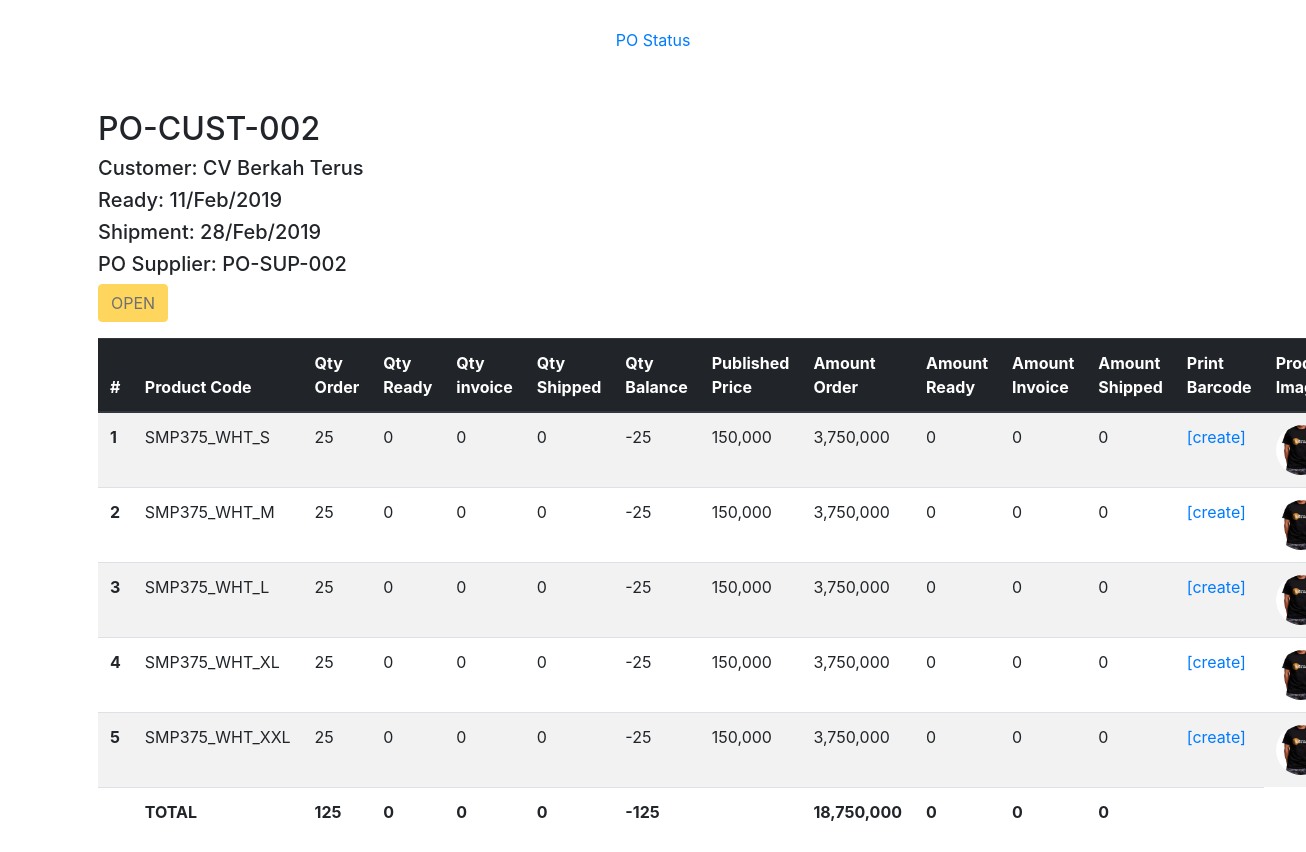
The app's page /masterdata/detail/7 with its own data.
### masterdata/models.py (models this page shows, shortened)
class PoOrder(models.Model):
	created_at = models.DateTimeField(auto_now_add=True)
	customer = models.ForeignKey(Customer)
	po_supplier = models.CharField(max_length=50, unique=True)
	po_customer = models.CharField(max_length=50, unique=True)
	ready_date = models.DateTimeField()
	shipment_date = models.DateTimeField()
	status = models.CharField(
		max_length=10,
		choices=PO_STATUS,
		default='open'
	)
	edited_at = models.DateTimeField(auto_now=True)
	class Meta:
		verbose_name = 'PO Order'

class third_party_data(models.Model):
	since = models.DateTimeField(auto_now_add=True)
	name = models.CharField(max_length=150, unique=True)
	name_id = models.CharField(
		max_length=200,
		unique=True,
		help_text='All lowercase and no space'
	)
	contact_person = models.CharField(max_length=100)
	address = models.TextField()
	phone = models.CharField(max_length=50)
	email = models.EmailField(max_length=150, unique=True)
	is_active = models.BooleanField(default=True, help_text='Check if active')
	class Meta:
		abstract = True

class Customer(third_party_data):
	brand_name = models.CharField(
		max_length=150,
		blank=True,
		help_text='If no brand, could be empty'
	)

class ProductPo(models.Model):
	po_order = models.ForeignKey(PoOrder)
	code = models.ForeignKey(Product)
	qty_order = models.IntegerField(blank=False)
	qty_ready = models.IntegerField(default=0)
	qty_invoice = models.IntegerField(default=0)
	qty_shipped = models.IntegerField(default=0)
	class Meta:
		verbose_name = 'Product PO'

class Product(models.Model):
	created_at = models.DateTimeField(auto_now_add=True)
	no = models.CharField(
		max_length=100,
		help_text='Unique master code for all sizes and colors, example: MSN001'
	)
	code = models.CharField(
		max_length=100,
		unique=True,
		help_text='Unique product code with size and color codes, example: MSN001_BLK_XL'
	)
	name = models.CharField(max_length=200, help_text='Product name')
	description = models.TextField()
	size = models.CharField(max_length=20)
	color = models.CharField(max_length=20)
	category = models.CharField(max_length=100)
	collection = models.CharField(max_length=150, blank=True)
	supplier = models.ForeignKey(Supplier, to_field='name_id')
	brand_name = models.CharField(max_length=150, blank=True)
	prod_price = models.IntegerField(default=0, help_text='Production price')
	pub_price = models.IntegerField(default=0)
	retail_price = models.IntegerField(default=0)
	is_active = models.BooleanField(default=True, help_text='Check if active')
	edited_at = models.DateTimeField(auto_now=True)
	image = models.ImageField(default='images/noimage.jpg', upload_to='images')
	class Meta:
		verbose_name = 'Master Product'
		ordering = ['code']

### masterdata/views.py (the view)
# urls.py: url(r'^detail/(?P<pk>\d+)$', views.po_detail, name='detail'),
def po_detail(request, pk):
	po_products = ProductPo.objects.filter(po_order=pk)
	total_qty_order = 0
	total_qty_ready = 0
	total_qty_invoice = 0
	total_qty_shipped = 0
	total_amount_order = 0
	total_amount_ready = 0
	total_amount_invoice = 0
	total_amount_shipped = 0
	total_amount_profit = 0
	po_numbers = ''
	po_customer = ''
	ready_date = ''
	shipment_date = ''
	po_supplier = ''
	po_status = ''
	for product in po_products:
		total_qty_order += product.qty_order
		total_qty_ready += product.qty_ready
		total_qty_invoice += product.qty_invoice
		total_qty_shipped += product.qty_shipped
		po_numbers = product.po_order.po_customer
		po_customer = product.po_order.customer.name
		ready_date = product.po_order.ready_date
		shipment_date = product.po_order.shipment_date
		po_supplier = product.po_order.po_supplier
		po_status = product.po_order.status
		total_amount_order += (product.code.pub_price * product.qty_order)
		total_amount_ready += (product.code.pub_price * product.qty_ready)
		total_amount_invoice += (product.code.pub_price * product.qty_invoice)
		total_amount_shipped += (product.code.pub_price * product.qty_shipped)
		total_amount_profit += (product.code.prod_price * product.qty_shipped)
	context = {
		'page_title': 'PO Detail',
		'po_products': po_products,
		'total_qty_order': total_qty_order,
		'total_qty_ready': total_qty_ready,
		'total_qty_invoice': total_qty_invoice,
		'total_qty_shipped': total_qty_shipped,
		'total_amount_profit': total_amount_profit,
		'prod_id': pk,
		'po_numbers': po_numbers,
		'po_customer': po_customer,
		'ready_date': ready_date,
		'shipment_date': shipment_date,
		'po_supplier': po_supplier,
		'po_status': po_status,
		'total_amount_order': total_amount_order,
		'total_amount_ready': total_amount_ready,
		'total_amount_invoice': total_amount_invoice,
		'total_amount_shipped': total_amount_shipped,
	}
	return render(request, 'masterdata/po_detail.html', context)

### masterdata/templatetags/masterdata_extras.py (called while the page is built)
@register.filter('subtract')
def subtract(value, arg):
	return value - arg

@register.filter('multiply')
def multiply(value, arg):
	return value * arg

### masterdata/templates/masterdata/po_detail.html (shortened to what this page needs)
{% extends "layout.html" %}
{% load masterdata_extras %}
{% load humanize %}
{% block content %}
	<h2>{{ po_numbers }}</h2>
	<h5>Customer: {{ po_customer }}</h5>
	<h5>Ready: {{ ready_date|date:"d/M/Y" }}</h5>
	<h5>Shipment: {{ shipment_date|date:"d/M/Y" }}</h5>
	<h5>PO Supplier: {{ po_supplier }}</h5>
	{% if po_status == 'completed' %}
	<p>
		<button type="button" class="btn btn-success" disabled>{{ po_status|upper }}</button>
	</p>
	{% else %}
		{% if user.is_authenticated %}
			<p align="left">
			<button type="button" class="btn btn-warning" data-toggle="modal" data-target="#exampleModalCenter" {% if total_qty_invoice == 0 %}disabled {% else %} {% endif %} >
			  Invoice this PO
			</button>
			<div class="modal fade" id="exampleModalCenter" tabindex="-1" role="dialog" aria-labelledby="exampleModalCenterTitle" aria-hidden="true">
			  <div class="modal-dialog modal-dialog-centered" role="document">
			    <div class="modal-content">
			      <div class="modal-header">
			        <h5 class="modal-title" id="exampleModalLongTitle">Confirmation</h5>
			        <button type="button" class="close" data-dismiss="modal" aria-label="Close">
			          <span aria-hidden="true">&times;</span>
			        </button>
			      </div>
			      <div class="modal-body">
			        Are you sure you want to invoice this PO?
			      </div>
			      <div class="modal-footer">
			        <button type="button" class="btn btn-secondary" data-dismiss="modal">Cancel</button>
			        <a href="{% url 'masterdata:invoice' pk=prod_id %}"><button type="button" class="btn btn-primary">Yes I am sure</button></a>
			      </div>
			    </div>
			  </div>
			</div>
			</p>
		{% else %}
			<p>
				<button type="button" class="btn btn-warning" disabled>{{ po_status|upper }}</button>
			</p>
		{%endif %}
	{% endif %}
	<div class="table-responsive-md">
		<table class="table table-striped">
			<thead class="thead-dark">
				<tr>
					<th scope="col">#</th>
					<th scope="col">Product Code</th>
					<th scope="col">Qty Order</th>
					<th scope="col">Qty Ready</th>
					<th scope="col">Qty invoice</th>
					<th scope="col">Qty Shipped</th>
					<th scope="col">Qty Balance</th>
					<th scope="col">Published Price</th>
					<th scope="col">Amount Order</th>
					<th scope="col">Amount Ready</th>
					<th scope="col">Amount Invoice</th>
					<th scope="col">Amount Shipped</th>
					<th scope="col">Print Barcode</th>
					<th scope="col">Product Image</th>
				</tr>
			</thead>
			<tbody>
			{% for product in po_products  %}
				<tr>
					<th scope="row">{{ forloop.counter }}</th>
					<td>{{ product.code.code }}</td>
					<td>{{ product.qty_order|intcomma }}</td>
					<td>{{ product.qty_ready|intcomma }}</td>
					<td>{{ product.qty_invoice|intcomma }}</td>
					<td>{{ product.qty_shipped|intcomma }}</td>
					<td>{{ product.qty_shipped|subtract:product.qty_order|intcomma }}</td>
					<td>{{ product.code.pub_price|intcomma }}</td>
					<td>{{ product.code.pub_price|multiply:product.qty_order|intcomma }}</td>
					<td>{{ product.code.pub_price|multiply:product.qty_ready|intcomma }}</td>
					<td>{{ product.code.pub_price|multiply:product.qty_invoice|intcomma }}</td>
					<td>{{ product.code.pub_price|multiply:product.qty_shipped|intcomma }}</td>
					<td><a href="{% url 'masterdata:barcode' pk=product.code.id %}" target="_blank">[create]</a></td>
					<td>
						<a href="{{ product.code.image.url }}" target="_blank">
							<img class="rounded-circle" src="{{ product.code.image.url }}" width="50px">
						</a>
					</td>
				</tr>
			{% endfor %}
				<tr>
					<td></td>
					<td><strong>TOTAL</strong></td>
					<td><strong>{{ total_qty_order|intcomma }}</strong></td>
					<td><strong>{{ total_qty_ready|intcomma }}</strong></td>
					<td><strong>{{ total_qty_invoice|intcomma }}</strong></td>
					<td><strong>{{ total_qty_shipped|intcomma }}</strong></td>
					<td><strong>{{ total_qty_shipped|subtract:total_qty_order|intcomma }}</strong></td>
					<td></td>
					<td><strong>{{ total_amount_order|intcomma }}</strong></td>
					<td><strong>{{ total_amount_ready|intcomma }}</strong></td>
					<td><strong>{{ total_amount_invoice|intcomma }}</strong></td>
					<td><strong>{{ total_amount_shipped|intcomma }}</strong></td>
					<td></td>
				</tr>
			</tbody>
		</table>
	</div>
{% endblock content %}

### templates/layout.html (shortened to what this page needs)
{% load static from staticfiles %}
<!doctype html>
<html lang="en">
  <head>
    <link rel="stylesheet" href="https://stackpath.bootstrapcdn.com/bootstrap/4.1.3/css/bootstrap.min.css">
  </head>
  <body>
    <div class="container">
    	<nav class="nav nav-pills nav-fill" style="padding:20px 0px 50px 0px;">
  	  	<a class="nav-item nav-link {% if page_title == 'PO Status' %}active{% endif %}" href="{% url 'masterdata:index' %}">PO Status</a>
  	   </nav>
  	{% block content %}
  	{% endblock content %}
  </div>
  </body>
</html>

### records on screen
PoOrder: po_customer "PO-CUST-002", ready_date "11/Feb/2019", shipment_date "28/Feb/2019", po_supplier "PO-SUP-002", status "OPEN"
Customer: name "CV Berkah Terus"
ProductPo: code.code "SMP375_WHT_S", qty_order "25", qty_ready "0", qty_invoice "0", qty_shipped "0", qty_shipped|subtract "-25", code.pub_price "150,000", code.pub_price|multiply "3,750,000", code.pub_price|multiply "0", code.image (picture)
ProductPo: code.code "SMP375_WHT_M", qty_order "25", qty_ready "0", qty_invoice "0", qty_shipped "0", qty_shipped|subtract "-25", code.pub_price "150,000", code.pub_price|multiply "3,750,000", code.pub_price|multiply "0", code.image (picture)
ProductPo: code.code "SMP375_WHT_L", qty_order "25", qty_ready "0", qty_invoice "0", qty_shipped "0", qty_shipped|subtract "-25", code.pub_price "150,000", code.pub_price|multiply "3,750,000", code.pub_price|multiply "0", code.image (picture)
ProductPo: code.code "SMP375_WHT_XL", qty_order "25", qty_ready "0", qty_invoice "0", qty_shipped "0", qty_shipped|subtract "-25", code.pub_price "150,000", code.pub_price|multiply "3,750,000", code.pub_price|multiply "0", code.image (picture)
ProductPo: code.code "SMP375_WHT_XXL", qty_order "25", qty_ready "0", qty_invoice "0", qty_shipped "0", qty_shipped|subtract "-25", code.pub_price "150,000", code.pub_price|multiply "3,750,000", code.pub_price|multiply "0", code.image (picture)

### other values on screen
{{ total_qty_order|intcomma }} "125"
{{ total_qty_ready|intcomma }} "0"
{{ total_qty_invoice|intcomma }} "0"
{{ total_qty_shipped|intcomma }} "0"
{{ total_qty_shipped|subtract:total_qty_order|intcomma }} "-125"
{{ total_amount_order|intcomma }} "18,750,000"
{{ total_amount_ready|intcomma }} "0"
{{ total_amount_invoice|intcomma }} "0"
{{ total_amount_shipped|intcomma }} "0"
